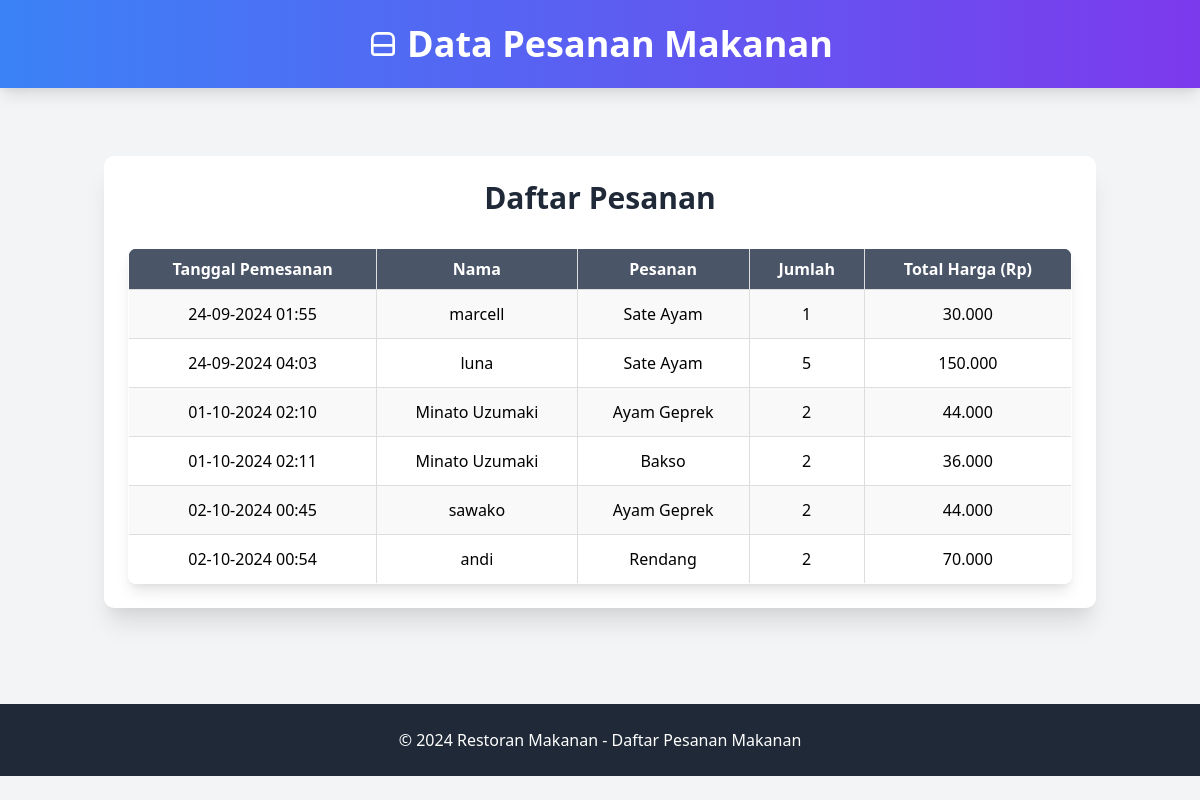
Screenshot of /masterdata/orders_product/tampilan.php with the database file from the repository.
### tables this page shows
CREATE TABLE `orders_makan` (
  `id` int(11) NOT NULL,
  `nama` varchar(100) NOT NULL,
  `pesanan` varchar(255) NOT NULL,
  `jumlah` int(11) NOT NULL,
  `created_at` timestamp NOT NULL DEFAULT current_timestamp(),
  `total_harga` int(11) NOT NULL,
  `pembayaran` int(11) NOT NULL,
  `kembalian` int(11) NOT NULL
);

### masterdata/orders_product/tampilan.php (the view, shortened to what this page needs)
<?php
require_once('koneksi.php');
$sql = "SELECT * FROM orders_makan";
$result = $conn->query($sql);
?>
<!DOCTYPE html>
<html lang="en">
<head>
    <link href="https://unpkg.com/tailwindcss@2.2.19/dist/tailwind.min.css" rel="stylesheet">
</head>
<body class="font-sans bg-gray-100 leading-normal tracking-normal">
    <header class="bg-gradient-to-r from-blue-500 to-purple-600 text-white p-6 shadow-lg">
        <div class="container mx-auto">
            <h1 class="text-4xl font-bold flex items-center justify-center header-icon">
                <svg class="w-8 h-8 mr-2" xmlns="http://www.w3.org/2000/svg" fill="none" viewBox="0 0 24 24" stroke="currentColor">
                    <path stroke-linecap="round" stroke-linejoin="round" stroke-width="2" d="M20 13V8a4 4 0 00-4-4H8a4 4 0 00-4 4v5m16 0v5a2 2 0 01-2 2H6a2 2 0 01-2-2v-5m16 0H4" />
                </svg>
                Data Pesanan Makanan
            </h1>
        </div>
    </header>
    <div class="container mx-auto px-4 py-12">
        <div class="table-container bg-white p-6 rounded-lg shadow-xl">
            <h2 class="text-3xl font-bold text-center mb-8 text-gray-800">Daftar Pesanan</h2>
            <table class="table-auto w-full rounded-lg overflow-hidden shadow-lg">
                <thead>
                    <tr class="bg-gray-800 text-white">
                        <th class="px-4 py-2">Tanggal Pemesanan</th>
                        <th class="px-4 py-2">Nama</th>
                        <th class="px-4 py-2">Pesanan</th>
                        <th class="px-4 py-2">Jumlah</th>
                        <th class="px-4 py-2">Total Harga (Rp)</th>
                    </tr>
                </thead>
                <tbody>
                    <?php if ($result->num_rows > 0): ?>
                        <?php while($row = $result->fetch_assoc()): ?>
                            <tr class="border-b hover:bg-blue-50">
                                <td class="px-4 py-3"><?php echo date('d-m-Y H:i', strtotime($row['created_at'])); ?></td>
                                <td class="px-4 py-3"><?php echo $row['nama']; ?></td>
                                <td class="px-4 py-3"><?php echo $row['pesanan']; ?></td>
                                <td class="px-4 py-3"><?php echo $row['jumlah']; ?></td>
                                <td class="px-4 py-3"><?php echo number_format($row['total_harga'], 0, ',', '.'); ?></td>
                            </tr>
                        <?php endwhile; ?>
                    <?php else: ?>
                        <tr>
                            <td colspan="8" class="text-center text-gray-500 py-4">Tidak ada pesanan ditemukan</td>
                        </tr>
                    <?php endif; ?>
                </tbody>
            </table>
        </div>
    </div>
    <footer class="bg-gray-800 text-white p-6 mt-12">
        <div class="container mx-auto text-center">
            <p>&copy; 2024 Restoran Makanan - Daftar Pesanan Makanan</p>
        </div>
    </footer>
</body>
</html>

### masterdata/orders_product/tampilan.php (style rules this page uses)
.table-container { margin-top: 20px; border-radius: 10px; overflow-x: auto; }
table { width: 100%; border-collapse: collapse; }
table, th, td { border: 1px solid #ddd; }
th { background-color: #4A5568; color: white; }
th, td { padding: 15px; text-align: center; }
tbody tr:nth-child(odd) { background-color: #f9f9f9; }
.header-icon svg { animation: bounce 2s infinite; }

### rows the page displays
orders_makan: created_at "24-09-2024 01:55", nama "marcell", pesanan "Sate Ayam", jumlah "1", total_harga "30.000"
orders_makan: created_at "24-09-2024 04:03", nama "luna", pesanan "Sate Ayam", jumlah "5", total_harga "150.000"
orders_makan: created_at "01-10-2024 02:10", nama "Minato Uzumaki", pesanan "Ayam Geprek", jumlah "2", total_harga "44.000"
orders_makan: created_at "01-10-2024 02:11", nama "Minato Uzumaki", pesanan "Bakso", jumlah "2", total_harga "36.000"
orders_makan: created_at "02-10-2024 00:45", nama "sawako", pesanan "Ayam Geprek", jumlah "2", total_harga "44.000"
orders_makan: created_at "02-10-2024 00:54", nama "andi", pesanan "Rendang", jumlah "2", total_harga "70.000"
